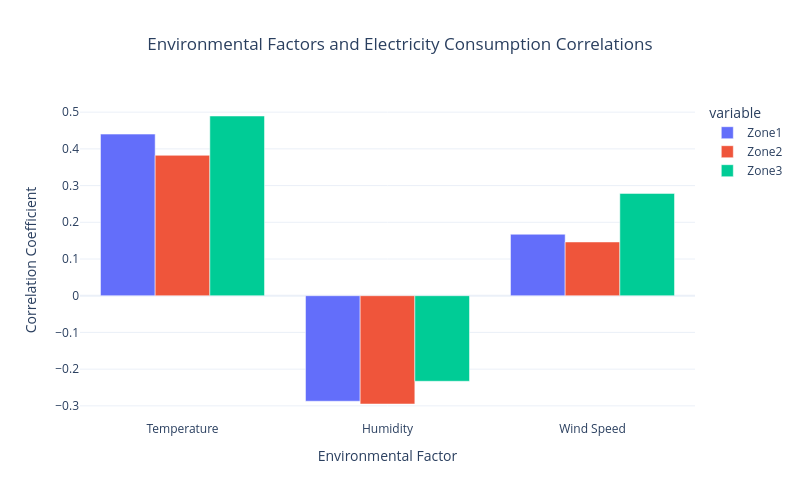

The notebook cell this image was saved under:
### Code cell
env_plot = environmental_summary.reset_index()
env_plot.rename(columns={'index':'Environmental Factor'}, inplace=True)

fig = px.bar(
    env_plot,
    x='Environmental Factor',
    y=['Zone1', 'Zone2', 'Zone3'],
    barmode='group',
    title='Environmental Factors and Electricity Consumption Correlations'
)

fig.update_layout(
    template='plotly_white',
    width=800,
    height=500,
    title_x=0.5,
    yaxis_title='Correlation Coefficient'
)

fig.show()

### Figure 1 — Plotly figure (JSON) as saved in the notebook; plotly's stock layout.template omitted (floating-point values rounded to 4 significant figures)
{"data": [{"alignmentgroup": "True", "hovertemplate": "variable=Zone1<br>Environmental Factor=%{x}<br>value=%{y}<extra></extra>", "legendgroup": "Zone1", "marker": {"color": "#636efa", "pattern": {"shape": ""}}, "name": "Zone1", "offsetgroup": "Zone1", "orientation": "v", "showlegend": true, "textposition": "auto", "type": "bar", "x": ["Temperature", "Humidity", "Wind Speed"], "xaxis": "x", "y": [0.4402, -0.2874, 0.1674], "yaxis": "y"}, {"alignmentgroup": "True", "hovertemplate": "variable=Zone2<br>Environmental Factor=%{x}<br>value=%{y}<extra></extra>", "legendgroup": "Zone2", "marker": {"color": "#EF553B", "pattern": {"shape": ""}}, "name": "Zone2", "offsetgroup": "Zone2", "orientation": "v", "showlegend": true, "textposition": "auto", "type": "bar", "x": ["Temperature", "Humidity", "Wind Speed"], "xaxis": "x", "y": [0.3824, -0.295, 0.1464], "yaxis": "y"}, {"alignmentgroup": "True", "hovertemplate": "variable=Zone3<br>Environmental Factor=%{x}<br>value=%{y}<extra></extra>", "legendgroup": "Zone3", "marker": {"color": "#00cc96", "pattern": {"shape": ""}}, "name": "Zone3", "offsetgroup": "Zone3", "orientation": "v", "showlegend": true, "textposition": "auto", "type": "bar", "x": ["Temperature", "Humidity", "Wind Speed"], "xaxis": "x", "y": [0.4895, -0.233, 0.2786], "yaxis": "y"}], "layout": {"barmode": "group", "height": 500, "legend": {"title": {"text": "variable"}, "tracegroupgap": 0}, "title": {"text": "Environmental Factors and Electricity Consumption Correlations", "x": 0.5}, "width": 800, "xaxis": {"anchor": "y", "domain": [0, 1], "title": {"text": "Environmental Factor"}}, "yaxis": {"anchor": "x", "domain": [0, 1], "title": {"text": "Correlation Coefficient"}}}}
